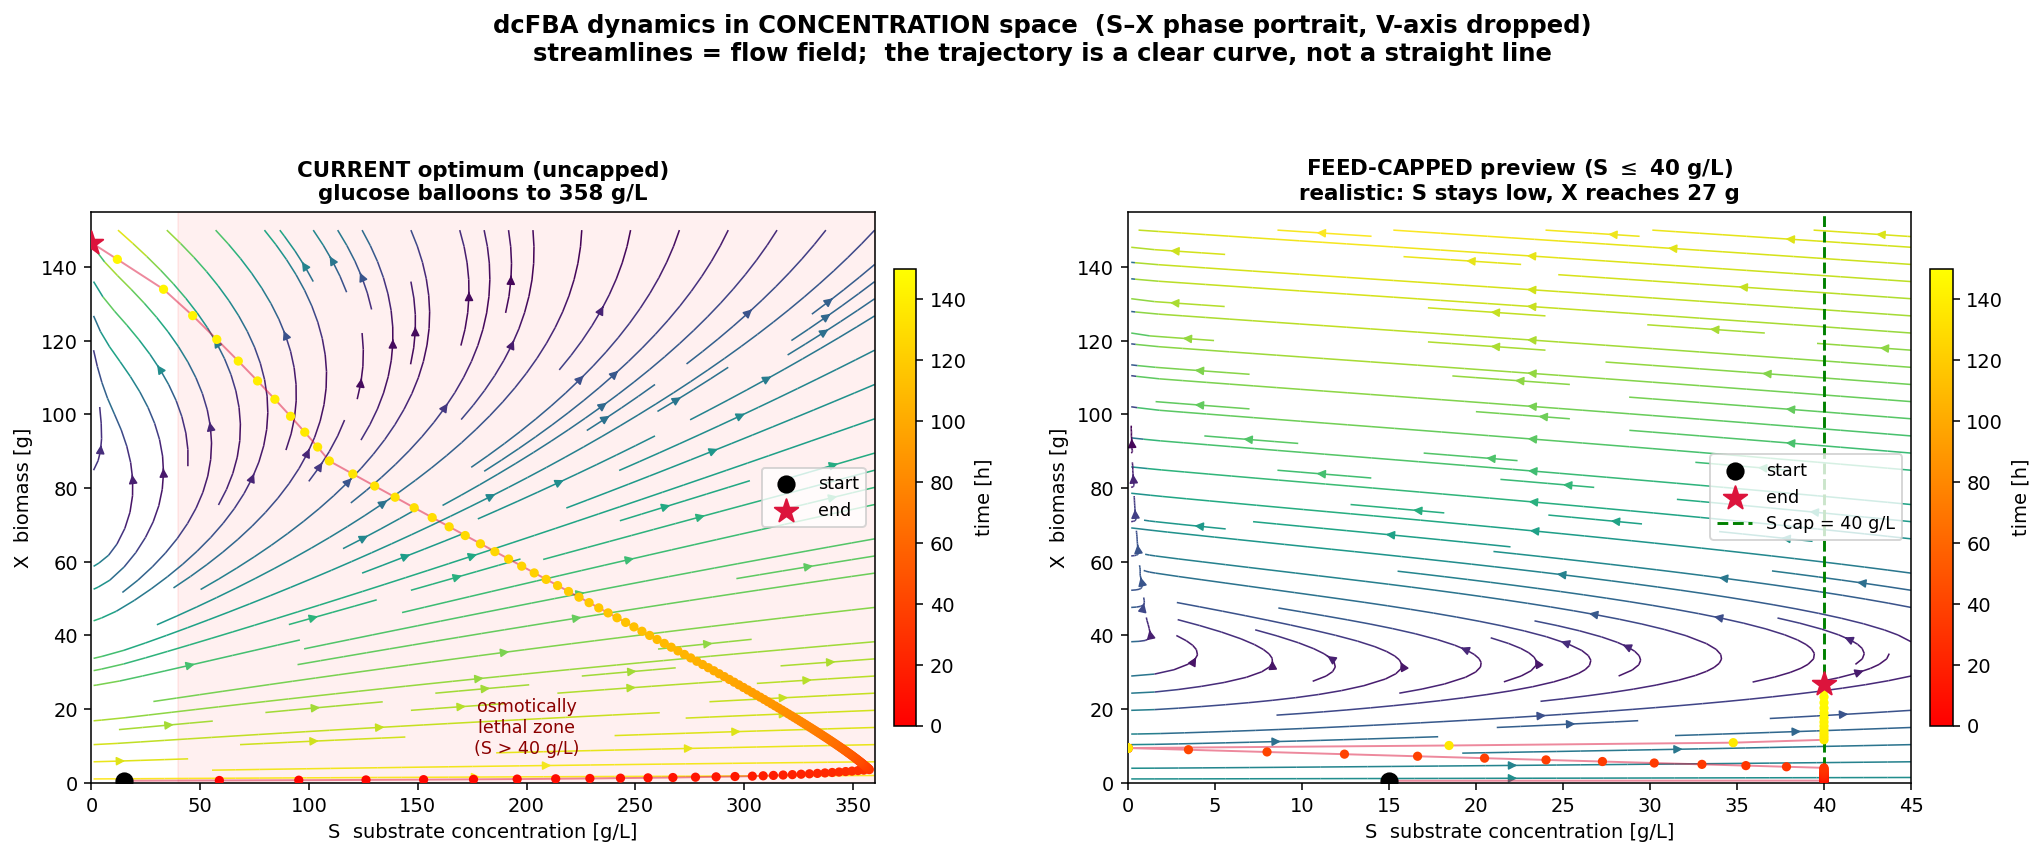

Reproduce this figure in Python.
"""
phase_portrait_SX.py -- 2D phase portrait in CONCENTRATION space (S g/L vs X g).
Drops the trivial V-axis (dV/dt=F carries no dynamics) and uses substrate
CONCENTRATION so the real curvature of the dynamics is visible.
Also reconstructs a feed-CAPPED trajectory (S<=40 g/L) as a preview of what the
glucose-constrained re-solve would give.
"""
import numpy as np, matplotlib
matplotlib.use("Agg"); import matplotlib.pyplot as plt
from scipy.integrate import solve_ivp

d=np.load("field_tables.npz"); Sg,mu_t,vg_t=d["Sgrid"],d["mu_tab"],d["vg_tab"]
MW_GLC=0.18016; cG=500.0/MW_GLC
mu=lambda S:np.interp(S,Sg,mu_t); vglu=lambda S:np.interp(S,Sg,vg_t)

# field in (S,X) at fixed V, given feed F:  dS/dt = MW/V*(F*cG + vglu*X), dX/dt = mu*X
def field_SX(S,X,F,V):
    dS=MW_GLC/V*(F*cG + vglu(S)*X)
    dX=mu(S)*X
    return dS,dX

# ---- current optimal trajectory in concentration space ----
tr=np.load("traj_real.npz"); G,X,V,t=tr["G"],tr["X"],tr["V"],tr["t"]
S_opt=G/np.maximum(V,1e-6)*MW_GLC

# ---- feed-capped trajectory: throttle feed so S stays <= S_CAP (heuristic preview) ----
FEED=[0.05,0.0338,0,0,0,0,0,0,0,0.0274]; C_PX=[0.0002,0.2299,0.5212,0.7523,0.9400,1.1007,1.2879,1.4236,1.4892,1.5062]
T=150.0; nFE=10; S_CAP=40.0
def F_of_t(tt): return FEED[min(int(tt/T*nFE),nFE-1)]
def rhs(tt,y):
    Gg,Xg,Vg=y; Vg=max(Vg,1e-6); Xg=max(Xg,1e-9)
    S=max(Gg,0)/Vg*MW_GLC
    F=F_of_t(tt) if Vg<2.0 else 0.0
    # throttle feed to keep S<=S_CAP: if S near cap, only feed what uptake removes
    if S>=S_CAP:
        uptake=-vglu(S)*Xg           # mmol/h consumed (vglu negative)
        F=min(F, max(uptake/cG,0.0)) # feed only enough to replace consumption
    return [F*cG+vglu(S)*Xg, mu(S)*Xg, F]
X0,S0,V0=0.5,15.0,0.5; G0=S0/MW_GLC*V0
sol=solve_ivp(rhs,(0,T),[G0,X0,V0],t_eval=np.linspace(0,T,151),method="LSODA",rtol=1e-5,atol=1e-7,max_step=2.0)
Gc,Xc,Vc=sol.y; S_cap=Gc/np.maximum(Vc,1e-6)*MW_GLC
print(f"capped trajectory: S max {S_cap.max():.1f} g/L (cap {S_CAP}), X end {Xc[-1]:.1f} g")

# ============================ figure ============================
fig,(axL,axR)=plt.subplots(1,2,figsize=(15,6.2))

# ---- LEFT: full S range, current optimal trajectory + field streamplot (V=1, F=0.05) ----
Sg2=np.linspace(1,360,40); Xg2=np.linspace(1,150,40)
SS,XX=np.meshgrid(Sg2,Xg2)
dS,dX=field_SX(SS,XX,F=0.05,V=1.0)
spd=np.sqrt(dS**2+dX**2)
axL.streamplot(SS,XX,dS,dX,color=np.log10(spd+1),cmap="viridis",density=1.1,linewidth=0.8,arrowsize=0.9)
pts=axL.scatter(S_opt,X,c=t,cmap="autumn",s=14,zorder=5)
axL.plot(S_opt,X,color="crimson",lw=1,alpha=0.5,zorder=4)
axL.scatter([S_opt[0]],[X[0]],color="k",s=70,zorder=6,label="start")
axL.scatter([S_opt[-1]],[X[-1]],color="crimson",marker="*",s=160,zorder=6,label="end")
axL.axvspan(40,360,color="red",alpha=0.06)
axL.text(200,8,"osmotically\nlethal zone\n(S > 40 g/L)",color="darkred",fontsize=9,ha="center")
axL.set_xlabel("S  substrate concentration [g/L]");axL.set_ylabel("X  biomass [g]")
axL.set_title("CURRENT optimum (uncapped)\nglucose balloons to 358 g/L",fontweight="bold",fontsize=11)
axL.legend(loc="center right",fontsize=9);axL.set_xlim(0,360);axL.set_ylim(0,155)
cb=fig.colorbar(pts,ax=axL,shrink=0.8,pad=0.02);cb.set_label("time [h]")

# ---- RIGHT: zoomed low-S, capped trajectory + field ----
Sg3=np.linspace(0.2,45,40); Xg3=np.linspace(1,150,40)
SS3,XX3=np.meshgrid(Sg3,Xg3)
dS3,dX3=field_SX(SS3,XX3,F=0.02,V=1.0)
spd3=np.sqrt(dS3**2+dX3**2)
axR.streamplot(SS3,XX3,dS3,dX3,color=np.log10(spd3+1),cmap="viridis",density=1.1,linewidth=0.8,arrowsize=0.9)
pts3=axR.scatter(S_cap,Xc,c=sol.t,cmap="autumn",s=14,zorder=5)
axR.plot(S_cap,Xc,color="crimson",lw=1,alpha=0.5,zorder=4)
axR.scatter([S_cap[0]],[Xc[0]],color="k",s=70,zorder=6,label="start")
axR.scatter([S_cap[-1]],[Xc[-1]],color="crimson",marker="*",s=160,zorder=6,label="end")
axR.axvline(S_CAP,color="green",ls="--",lw=1.5,label=f"S cap = {S_CAP:.0f} g/L")
axR.set_xlabel("S  substrate concentration [g/L]");axR.set_ylabel("X  biomass [g]")
axR.set_title(f"FEED-CAPPED preview (S $\\leq$ {S_CAP:.0f} g/L)\nrealistic: S stays low, X reaches {Xc[-1]:.0f} g",fontweight="bold",fontsize=11)
axR.legend(loc="center right",fontsize=9);axR.set_xlim(0,45);axR.set_ylim(0,155)
cb3=fig.colorbar(pts3,ax=axR,shrink=0.8,pad=0.02);cb3.set_label("time [h]")

fig.suptitle("dcFBA dynamics in CONCENTRATION space  (S–X phase portrait, V-axis dropped)\n"
             "streamlines = flow field;  the trajectory is a clear curve, not a straight line",
             fontweight="bold",fontsize=12.5)
fig.tight_layout(rect=[0,0,1,0.93]);fig.savefig("phase_portrait_SX.png",dpi=140,bbox_inches="tight")
print("wrote phase_portrait_SX.png")
